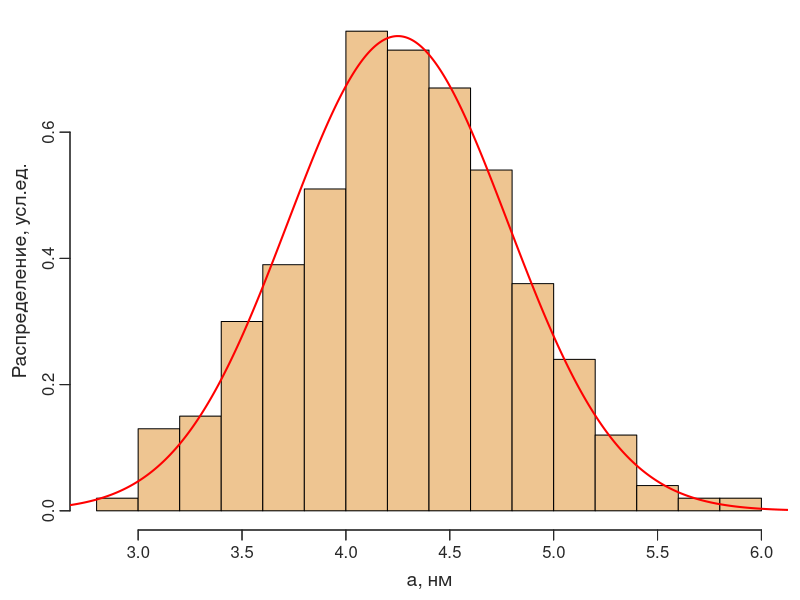
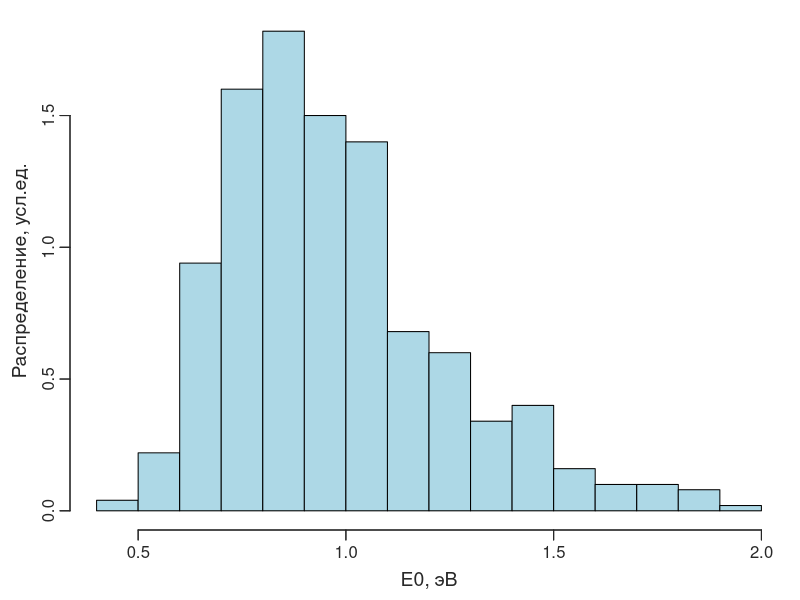
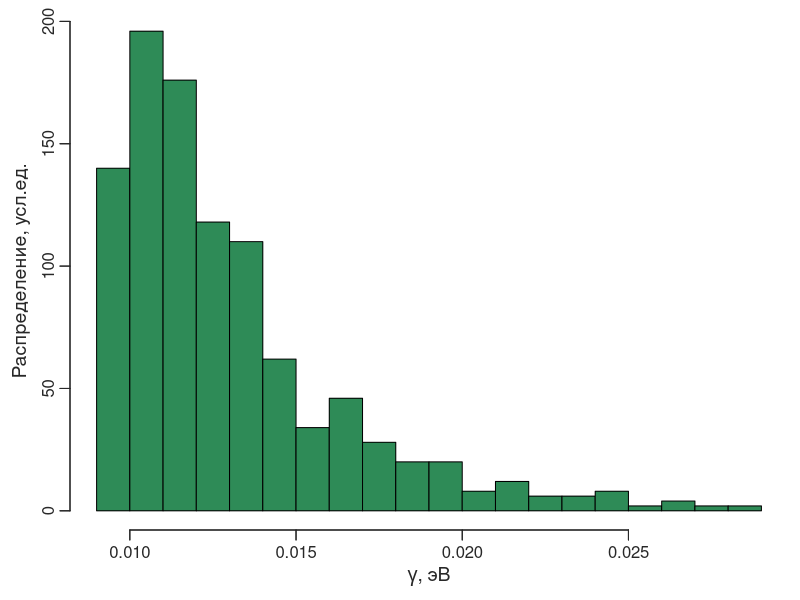
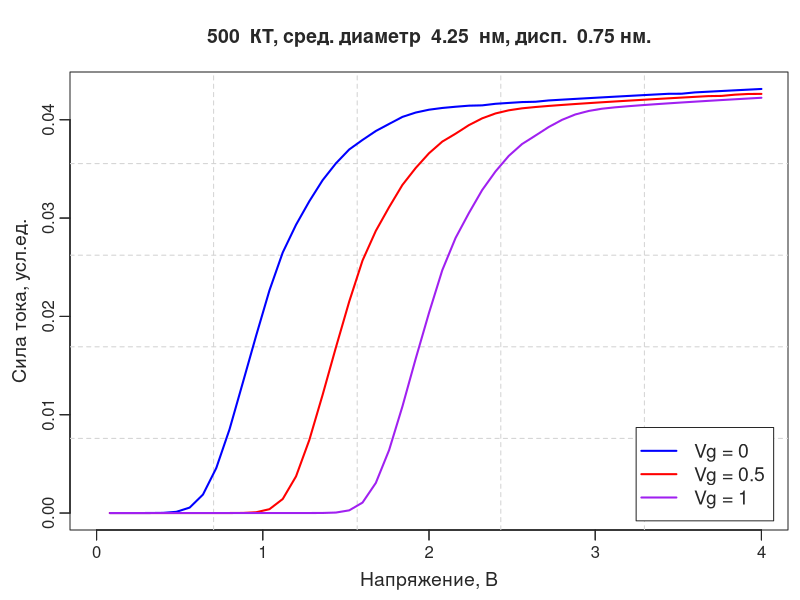

Recreate these plots in R, in order.
# PLOTTING PARAMETERS, DON'T CHANGE
col_main <- "#282828"
lwd_main <- 5
axis_label_size <- 1.8
legend_font_size <- 1.5
tick_font_size <- 1.3
title_font_size <- 1.5
lwd_main <- 1
axis_label_size <- 14/12
legend_font_size <- 14/12
tick_font_size <- 1
title_font_size <- 14/12
line_width <- 2
psz <- 1

# =====================================
h2m0 <- 0.0762
me <- 0.067
h2me <- h2m0/me
K <- 3*pi^2*h2me/2
d <- 8
H <- 2

# Create an array of QD with normally distributed sizes
# Mean or average size
a0 <- 4.25
# Dispersion
b <- 0.75
# NUMBER OF PARTICLES!!!
N_particles <- 500

distrib <- function(a){exp(-(a-a0)^2/b^2)/sqrt(pi)/b}

energy_cube <- function(a){K/a^2}
gamma_value <- function(a,E){
	k <- sqrt(2*E/h2me)
	w <- (d-a)/2
	p <- H*w/h2me
	h2me/2*k^3/a/(k^2+2*p^2)
}

# Amplitude of the distribution
f0 <- distrib(a0)

# Smallest and largest size
a_min <- a0-3*b
a_max <- 6+3*b
E0_min <- energy_cube(a_max) - 5*gamma_value(a_max,energy_cube(a_max))
E0_max <- energy_cube(a_min) + 5*gamma_value(a_min,energy_cube(a_min))

# x points for plotting
Na <- 1000
an <- a_min + (a_max-a_min)*(1:Na)/Na

# Algorithm start

particles <- NULL

Np <- 0
while(Np < N_particles){
	# Two random numbers between 0 and 1
	r1 <- runif(1)
	r2 <- runif(1)
	# Pick a random point between a_min and a_max
	a <- a_min + (a_max-a_min)*r1
	f <- distrib(a)
	if(f > r2*f0){
		particles <- c(particles, a)
		Np <- Np+1
	}
}

# ENERGY DISTRIBUTION

particles_energy <- energy_cube(particles)
particles_gamma <- gamma_value(particles,particles_energy)

# =================
# PLOTTING
# =================

filename <- paste("size_distribution_Np", Np, "_a0", a0, "_b", b, sep="")
x_name <- "а, нм"
y_name <- "Распределение, усл.ед."

cairo_pdf(paste(filename, ".pdf", sep = ""), width = 6, height = 4)
# par(mar = c(bottom, left, top, right))
par(mar = c(3.5, 3.5, 0.6, 0.6), mgp = c(2, 0.6, 0), lwd = lwd_main,
    bg = "#ffffff", col = col_main, col.lab = col_main, col.axis = col_main, col.main = col_main)


hist(particles, breaks = "FD", freq = FALSE, 
	xlab = x_name, 
    ylab = y_name, 
	main = NA,
    cex.axis = tick_font_size,
    cex.main = title_font_size,
    cex.lab = axis_label_size,
	col = "burlywood2"
)

axis(1, col.ticks = col_main, lwd = lwd_main, lwd.ticks = lwd_main, col = col_main, labels = FALSE)
axis(2, col.ticks = col_main, lwd = lwd_main, lwd.ticks = lwd_main, col = col_main, labels = FALSE)

#grid(nx = 5, ny = 5, col = "lightgray", lty = 2, lwd = 0.5*line_width, equilogs = FALSE)

lines(an, distrib(an), lwd = line_width, col = "red")

dev.off()

# ================

filename <- paste("energy_distribution_Np", Np, "_a0", a0, "_b", b, sep="")
x_name <- "E0, эВ"
y_name <- "Распределение, усл.ед."

cairo_pdf(paste(filename, ".pdf", sep = ""), width = 6, height = 4)
# par(mar = c(bottom, left, top, right))
par(mar = c(3.5, 3.5, 0.6, 0.6), mgp = c(2, 0.6, 0), lwd = lwd_main,
    bg = "#ffffff", col = col_main, col.lab = col_main, col.axis = col_main, col.main = col_main)


hist(particles_energy, breaks = "FD", freq = FALSE, 
	xlab = x_name, 
    ylab = y_name, 
	main = NA,
    cex.axis = tick_font_size,
    cex.main = title_font_size,
    cex.lab = axis_label_size,
	col = "lightblue"
)

axis(1, col.ticks = col_main, lwd = lwd_main, lwd.ticks = lwd_main, col = col_main, labels = FALSE)
axis(2, col.ticks = col_main, lwd = lwd_main, lwd.ticks = lwd_main, col = col_main, labels = FALSE)

#grid(nx = 5, ny = 5, col = "lightgray", lty = 2, lwd = 0.5*line_width, equilogs = FALSE)

dev.off()

# ================

filename <- paste("gamma_distribution_Np", Np, "_a0", a0, "_b", b, sep="")
x_name <- expression(paste(gamma, ", эВ"))
y_name <- "Распределение, усл.ед."

cairo_pdf(paste(filename, ".pdf", sep = ""), width = 6, height = 4)
# par(mar = c(bottom, left, top, right))
par(mar = c(3.5, 3.5, 0.6, 0.6), mgp = c(2, 0.6, 0), lwd = lwd_main,
    bg = "#ffffff", col = col_main, col.lab = col_main, col.axis = col_main, col.main = col_main)


hist(particles_gamma, breaks = "FD", freq = FALSE, 
	xlab = x_name, 
    ylab = y_name, 
	main = NA,
    cex.axis = tick_font_size,
    cex.main = title_font_size,
    cex.lab = axis_label_size,
	col = "seagreen"
)

axis(1, col.ticks = col_main, lwd = lwd_main, lwd.ticks = lwd_main, col = col_main, labels = FALSE)
axis(2, col.ticks = col_main, lwd = lwd_main, lwd.ticks = lwd_main, col = col_main, labels = FALSE)

#grid(nx = 5, ny = 5, col = "lightgray", lty = 2, lwd = 0.5*line_width, equilogs = FALSE)

dev.off()

# ====================
# Вычисление ВАХ
# ====================

Vmin <- 0
Vmax <- 4
Npoints <- 50
Vn <- Vmin + (Vmax-Vmin)*(1:Npoints)/Npoints
In1 <- Vn
In2 <- Vn
In3 <- Vn
kT <- 0.026

fermi <- function(E){1/(1+exp(E/kT))}

density_of_states <- function(a,E0,E){
	gam <- gamma_value(a,E)
	gam^2/(gam^2 + (E-E0)^2)
}

function_to_integrate <- function(a,E0,Vg,V,E){
	density_of_states(a,E0,E-Vg)*(fermi(E-V)-fermi(E))
}

current <- function(Vg,V){
	curr <- 0
	for(np in 1:Np){
		a <- particles[np]
		E0 <- particles_energy[np]
		to_integrate <- function(E){function_to_integrate(a,E0,Vg,V,E)}
		curr <- curr + integrate(to_integrate,E0_min+Vg,E0_max+Vg)$value
	}
	curr/Np
}

for(n in 1:Npoints){
	In1[n] <- current(0,Vn[n])
	In2[n] <- current(0.5,Vn[n])
	In3[n] <- current(1,Vn[n])
}

# =================
# PLOTTING
# =================

filename <- paste("IV_curve_Np", Np, "_a0", a0, "_b", b, sep="")
x_name <- "Напряжение, В"
y_name <- "Сила тока, усл.ед."
title <- paste(N_particles, " КТ, сред. диаметр ", a0, " нм, дисп. ", b, "нм.")

number_of_lines <- 3
nms <- c("Vg = 0","Vg = 0.5","Vg = 1")
cols <- c("blue", "red", "purple")
ltys <- c(1, 1, 1)
pchs <- c(NA, NA, NA)

x <- Vn
x_min <- Vmin
x_max <- Vmax
y1 <- In1
y2 <- In2
y3 <- In3

y_min <- min(y1,y2,y3)
y_max <- max(y1,y2,y3)

cairo_pdf(paste(filename, ".pdf", sep = ""), width = 6, height = 4)
# par(mar = c(bottom, left, top, right))
par(mar = c(3.5, 3.5, 3.6, 0.6), mgp = c(2, 0.6, 0), lwd = lwd_main,
    bg = "#ffffff", col = col_main, col.lab = col_main, col.axis = col_main, col.main = col_main)


plot(0, 0, pch = NA, # log = "y",
    ylim = c(y_min, y_max), xlim = c(x_min, x_max),
    xlab = x_name, 
    ylab = y_name, 
	main = title,
    cex.axis = tick_font_size,
    cex.main = title_font_size,
    cex.lab = axis_label_size
)

axis(1, col.ticks = col_main, lwd = lwd_main, lwd.ticks = lwd_main, col = col_main, labels = FALSE)
axis(2, col.ticks = col_main, lwd = lwd_main, lwd.ticks = lwd_main, col = col_main, labels = FALSE)

grid(nx = 5, ny = 5, col = "lightgray", lty = 2, lwd = 0.5*line_width, equilogs = FALSE)

lines(x, y1, lwd = line_width, col = cols[1], lty = ltys[1])
lines(x, y2, lwd = line_width, col = cols[2], lty = ltys[2])
lines(x, y3, lwd = line_width, col = cols[3], lty = ltys[3])

legend("bottomright", inset = 0.02, 
    legend = nms, 
    lwd = rep(line_width, number_of_lines), 
    lty = ltys,
    pch = pchs, 
    col = cols, 
    cex = legend_font_size,
    box.col = col_main
)

dev.off()
